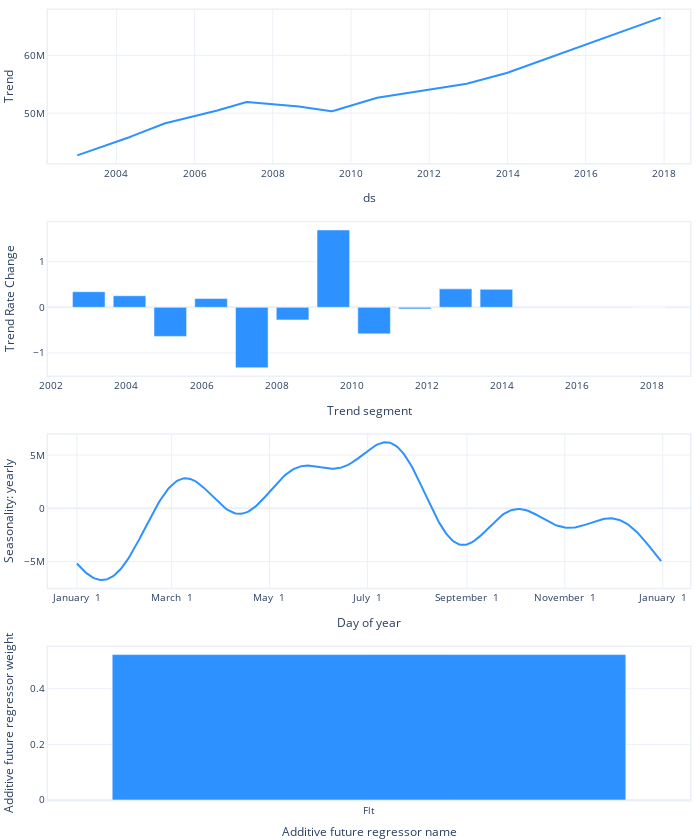

Source (notebook cell):
### Markdown cell above
Plot of parameters

### Code cell
fig = m3.plot_parameters()
fig.write_image("../graphics/Neuralprophet_sin_covid/best_params_sin_covid.png", scale=2)
fig.show()

### Figure 1 — Plotly figure (JSON) as saved in the notebook; plotly's stock layout.template omitted (floating-point values rounded to 4 significant figures; data arrays with more than 128 entries replaced by an {"elided": "..."} marker saying what was removed)
{"data": [{"fill": "none", "line": {"color": "#2d92ff", "width": 2}, "mode": "lines", "name": "Trend", "type": "scatter", "uid": "1c64ee15-0edd-4e22-926e-a947f40a15b1", "x": {"elided": "180 str values"}, "xaxis": "x", "y": {"elided": "180 float values"}, "yaxis": "y"}, {"marker": {"color": "#2d92ff"}, "name": "Trend Rate Change", "type": "bar", "uid": "9776c0d2-db06-448c-9414-13326e9f8fdf", "x": ["2003-01-01T00:00:00", "2004-02-01T05:14:10.909091", "2005-03-03T10:28:21.818182", "2006-04-03T15:42:32.727273", "2007-05-04T20:56:43.636364", "2008-06-04T02:10:54.545455", "2009-07-05T07:25:05.454545", "2010-08-05T12:39:16.363636", "2011-09-05T17:53:27.272727", "2012-10-05T23:07:38.181818", "2013-11-06T04:21:49.090909", "2017-12-01T00:00:00"], "xaxis": "x2", "y": [0.3419, 0.2536, -0.6377, 0.1923, -1.324, -0.2761, 1.695, -0.582, -0.03451, 0.4045, 0.3944, 0], "yaxis": "y2"}, {"fill": "none", "line": {"color": "#2d92ff", "width": 2}, "mode": "lines", "name": "yearly", "type": "scatter", "uid": "484ba12f-952f-4541-8a84-d513a94cc9ba", "x": {"elided": "365 str values"}, "xaxis": "x3", "y": {"elided": "365 float values"}, "yaxis": "y3"}, {"marker": {"color": "#2d92ff"}, "name": "Additive future regressor", "type": "bar", "uid": "a476298c-df8b-425a-967b-568721b03b12", "width": 0.8, "x": ["Flt"], "xaxis": "x4", "y": [0.5227], "yaxis": "y4"}], "layout": {"autosize": true, "font": {"size": 10}, "height": 840, "hovermode": "x unified", "margin": {"b": 0, "l": 0, "pad": 0, "r": 10, "t": 10}, "showlegend": false, "title": {"font": {"size": 12}}, "width": 700, "xaxis": {"anchor": "y", "domain": [0, 1], "linewidth": 1.5, "mirror": true, "range": ["2002-04-03T00:00:00", "2018-08-31T00:00:00"], "showline": true, "title": {"text": "ds"}, "type": "date"}, "xaxis2": {"anchor": "y2", "domain": [0, 1], "linewidth": 1.5, "mirror": true, "range": ["2001-11-30T18:45:49.090909", "2019-01-01T05:14:10.909091"], "showline": true, "title": {"text": "Trend segment"}, "type": "date"}, "xaxis3": {"anchor": "y3", "domain": [0, 1], "linewidth": 1.5, "mirror": true, "range": ["2016-12-14T00:00:00", "2018-01-18T00:00:00"], "showline": true, "tickformat": "%B %e", "title": {"text": "Day of year"}}, "xaxis4": {"anchor": "y4", "domain": [0, 1], "linewidth": 1.5, "mirror": true, "showline": true, "title": {"text": "Additive future regressor name"}}, "yaxis": {"anchor": "x", "domain": [0.8063, 1], "linewidth": 1.5, "mirror": true, "rangemode": "normal", "showline": true, "title": {"text": "Trend"}}, "yaxis2": {"anchor": "x2", "domain": [0.5375, 0.7312], "linewidth": 1.5, "mirror": true, "rangemode": "normal", "showline": true, "title": {"text": "Trend Rate Change"}}, "yaxis3": {"anchor": "x3", "domain": [0.2687, 0.4625], "linewidth": 1.5, "mirror": true, "rangemode": "normal", "showline": true, "title": {"text": "Seasonality: yearly"}}, "yaxis4": {"anchor": "x4", "domain": [0, 0.1938], "linewidth": 1.5, "mirror": true, "rangemode": "normal", "showline": true, "title": {"text": "Additive future regressor weight"}}}}
